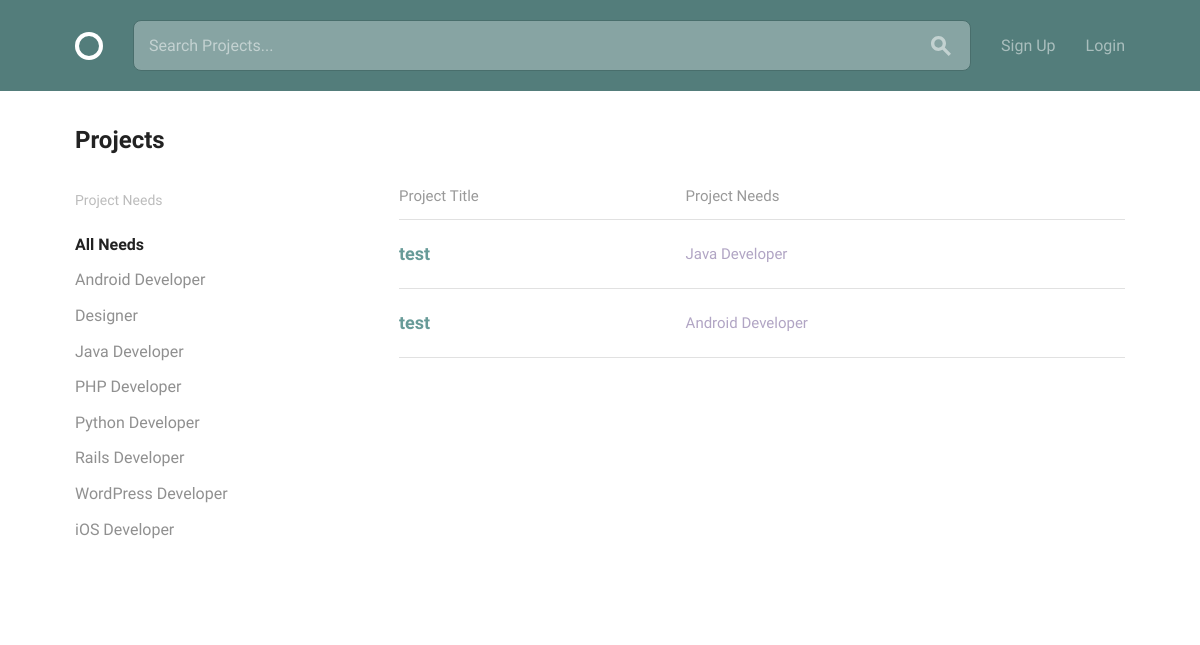
The app's page /, older data.
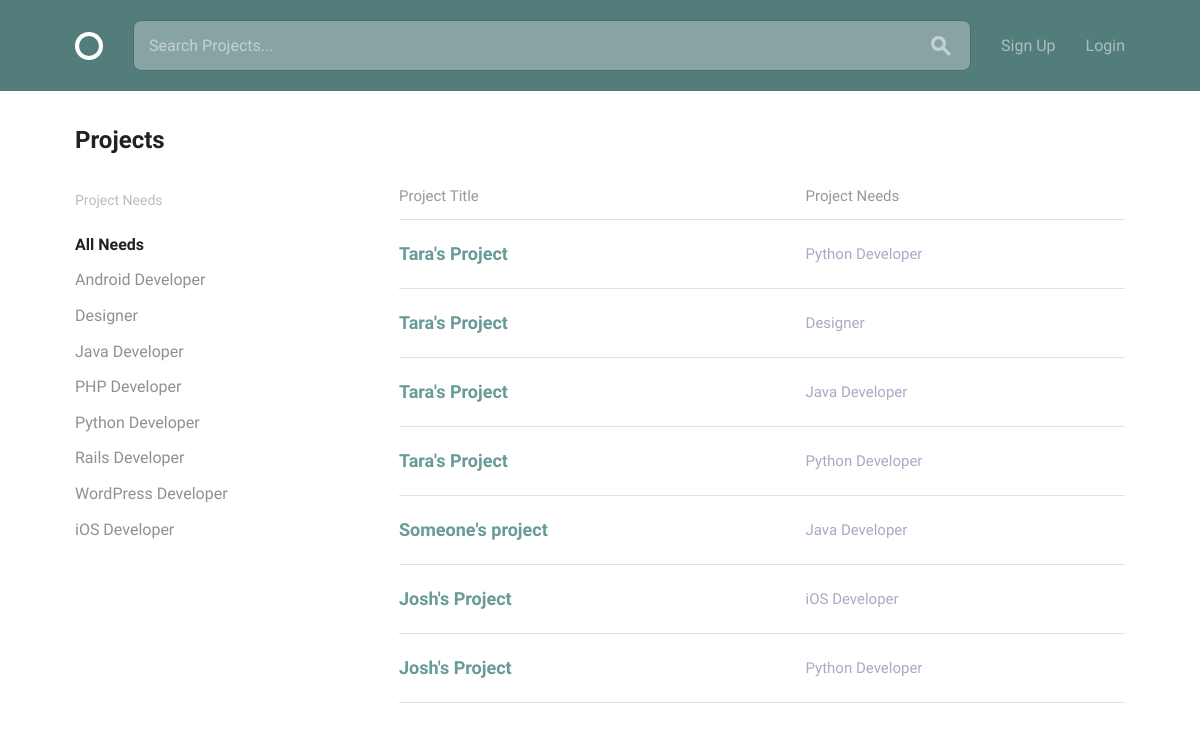
The same page, newer data.
### teams/models.py (models this page shows, shortened)
class Position(models.Model):
    title = models.CharField(max_length=100)

class ProjectPosition(models.Model):
    project = models.ForeignKey(Project, on_delete=models.CASCADE)
    position = models.ForeignKey(Position, on_delete=models.CASCADE)
    applicants = models.ManyToManyField(User, through='Application')
    description = models.TextField()
    status = models.CharField(max_length=25)  # open, filled

class Project(models.Model):
    user = models.ForeignKey(
        User,
        related_name='projects',
        on_delete=models.CASCADE,)
    title = models.CharField(max_length=100)
    description = models.TextField()
    time_estimate = models.TextField()
    requirements = models.TextField()
    positions = models.ManyToManyField(Position, through='ProjectPosition')

### teams/views.py (the view)
# urls.py: 2. Add a URL to urlpatterns:  path('', views.home, name='home')
def home(request, position_pk=None):
    if request.user.is_authenticated:
        user_applications = models.Application.objects.filter(
            user=request.user)
        user_application_positions = [app.project_position.pk
                                      for app in user_applications]
    else:
        user_applications = None
        user_application_positions = None
    positions = models.Position.objects.all()
    if position_pk:
        project_positions = models.ProjectPosition.objects.filter(
            position__pk=position_pk)
    else:
        project_positions = models.ProjectPosition.objects.all()
    return render(
        request,
        'teams/home.html',
        {'positions': positions,
         'position_pk': position_pk,
         'project_positions': project_positions,
         'user_apps': user_application_positions})

### teams/templates/teams/home.html (shortened to what this page needs)
{% extends "layout.html" %}
{% block content %}
<div class="bounds circle--page">
    <div class="circle--page--header circle--fluid">
        <div class="circle--fluid--cell circle--fluid--primary">
            <h2>Projects</h2>
        </div>
        <div class="circle--fluid--cell circle--fluid--secondary">
        </div>
    </div>
    <div class="grid-25">
        <div class="circle--filter circle--secondary--module">
            <h4>Project Needs</h4>
            <ul class="circle--filter--list">
                <li><a href="{% url 'teams:home' %}" class="{% if not position_pk %}selected{% endif %}">All Needs</a></li>
                {% for position in positions %}
                <li><a href="{% url 'teams:position_filter' position_pk=position.pk %}" class="{% if position_pk == position.pk %}selected{% endif %}">{{ position.title }}</a></li>
                {% endfor %}
            </ul>
        </div>
    </div>
    <div class="grid-70 grid-push-5">
        <table class="u-full-width circle--table">
            <thead>
                <tr>
                    <th>Project Title</th>
                    <th class="circle--cell--right">Project Needs</th>
                </tr>
            </thead>
            <tbody>
                {% for project_position in project_positions %}
                {% if not user.is_authenticated or project_position.project.user != request.user and project_position.id not in user_apps %}
                {% if project_position.status != 'filled' %}
                <tr class="clickable-row" data-href="{% url 'teams:project' pk=project_position.project.pk %}">
                    <td>
                        <h3>{{ project_position.project.title }}</h3>
                    </td>
                    <td class="circle--cell--right">
                        <span class="secondary-label">{{ project_position.position.title }}</span>
                    </td>
                </tr>
                {% endif %}
                {% endif %}
                {% endfor %}
            </tbody>
        </table>
    </div>
</div>
{% endblock %}

Row changes from the older to the newer data that the page shows:
removed ProjectPosition: project "test", position "Java Developer"
removed ProjectPosition: project "test", position "Android Developer"
added ProjectPosition: project "Tara's Project", position "Python Developer"
added ProjectPosition: project "Tara's Project", position "Designer"
added ProjectPosition: project "Tara's Project", position "Java Developer"
added ProjectPosition: project "Tara's Project", position "Python Developer"
added ProjectPosition: project "Someone's project", position "Java Developer"
added ProjectPosition: project "Josh's Project", position "iOS Developer"
added ProjectPosition: project "Josh's Project", position "Python Developer"
